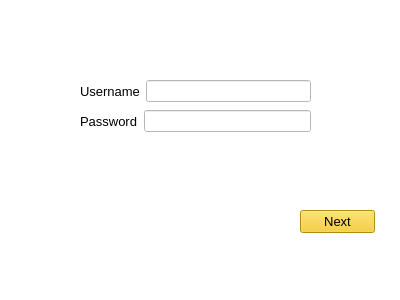
<?xml version="1.0" encoding="UTF-8"?>
<ui version="4.0">
 <class>usercreds</class>
 <widget class="QMainWindow" name="usercreds">
  <property name="geometry">
   <rect>
    <x>0</x>
    <y>0</y>
    <width>400</width>
    <height>300</height>
   </rect>
  </property>
  <property name="windowTitle">
   <string>MainWindow</string>
  </property>
  <property name="styleSheet">
   <string notr="true">background-color:white
</string>
  </property>
  <widget class="QWidget" name="centralwidget">
   <widget class="QPushButton" name="pushButton">
    <property name="geometry">
     <rect>
      <x>300</x>
      <y>210</y>
      <width>75</width>
      <height>23</height>
     </rect>
    </property>
    <property name="font">
     <font>
      <pointsize>10</pointsize>
     </font>
    </property>
    <property name="styleSheet">
     <string notr="true">background-color: rgb(247, 198, 19)</string>
    </property>
    <property name="text">
     <string>Next</string>
    </property>
   </widget>
   <widget class="QWidget" name="layoutWidget">
    <property name="geometry">
     <rect>
      <x>80</x>
      <y>80</y>
      <width>231</width>
      <height>22</height>
     </rect>
    </property>
    <layout class="QHBoxLayout" name="horizontalLayout">
     <item>
      <widget class="QLabel" name="label">
       <property name="font">
        <font>
         <pointsize>10</pointsize>
        </font>
       </property>
       <property name="text">
        <string>Username</string>
       </property>
      </widget>
     </item>
     <item>
      <widget class="QLineEdit" name="lineEdit"/>
     </item>
    </layout>
   </widget>
   <widget class="QWidget" name="layoutWidget">
    <property name="geometry">
     <rect>
      <x>80</x>
      <y>110</y>
      <width>231</width>
      <height>22</height>
     </rect>
    </property>
    <layout class="QHBoxLayout" name="horizontalLayout_2">
     <item>
      <widget class="QLabel" name="label_2">
       <property name="font">
        <font>
         <pointsize>10</pointsize>
        </font>
       </property>
       <property name="text">
        <string>Password</string>
       </property>
      </widget>
     </item>
     <item>
      <widget class="QLineEdit" name="lineEdit_2">
       <property name="echoMode">
        <enum>QLineEdit::Password</enum>
       </property>
       <property name="placeholderText">
        <string/>
       </property>
      </widget>
     </item>
    </layout>
   </widget>
  </widget>
  <widget class="QMenuBar" name="menubar">
   <property name="geometry">
    <rect>
     <x>0</x>
     <y>0</y>
     <width>400</width>
     <height>21</height>
    </rect>
   </property>
  </widget>
  <widget class="QStatusBar" name="statusbar"/>
 </widget>
 <resources/>
 <connections/>
</ui>
